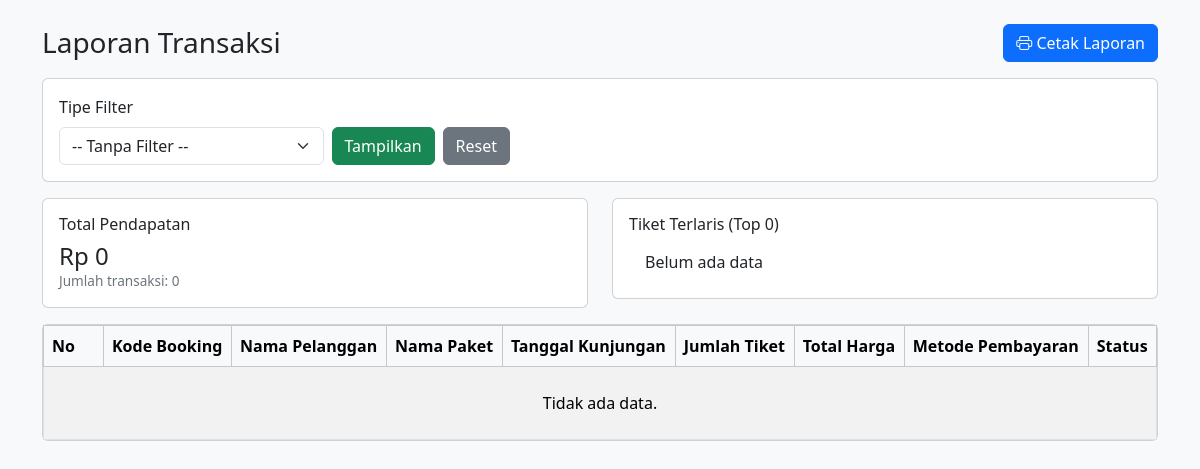
The page /admin/halaman/laporan.php (signed in) on the database as committed earlier.
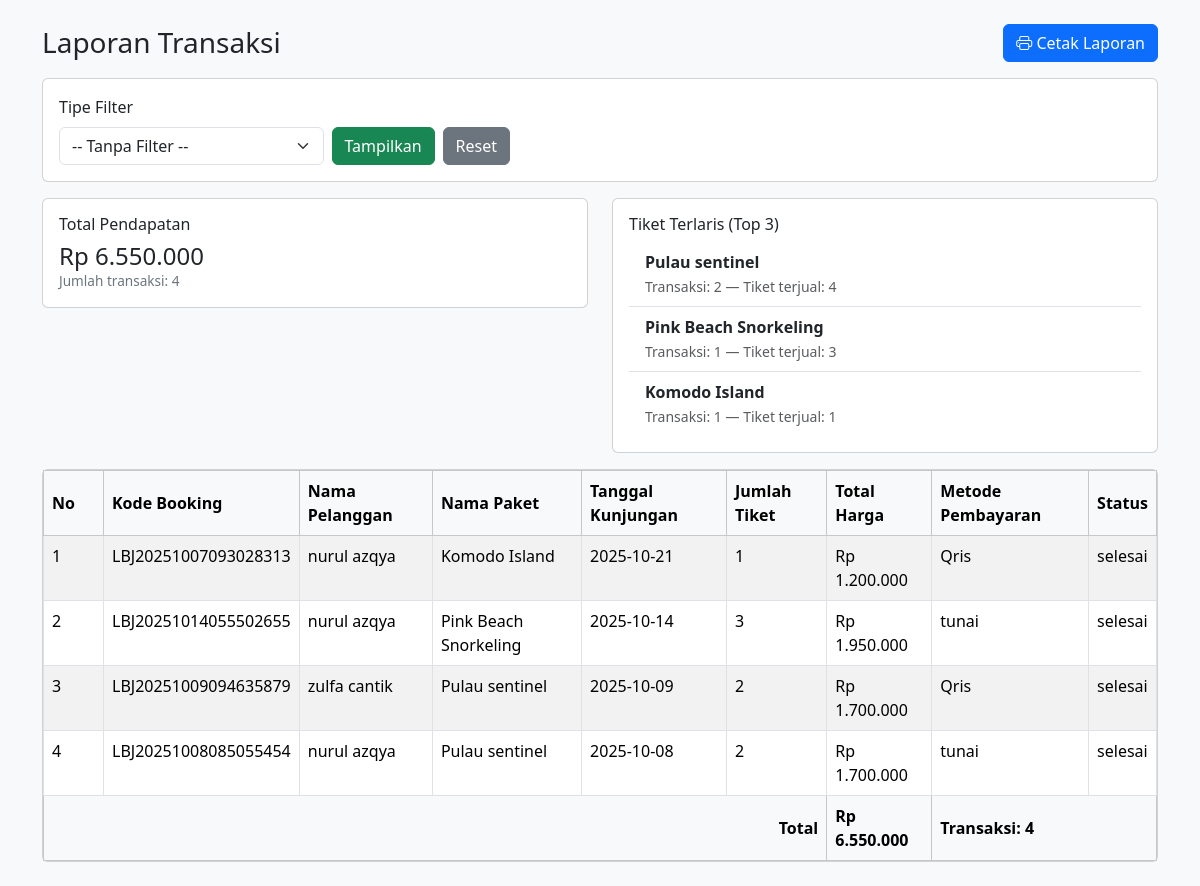
The same page on the database as committed later.
### tables this page shows
CREATE TABLE `pemesanan` (
  `id` int NOT NULL,
  `kode_booking` varchar(50) NOT NULL,
  `user_id` int NOT NULL,
  `tiket_id` int NOT NULL,
  `tanggal_kunjungan` date NOT NULL,
  `jumlah_tiket` int NOT NULL,
  `total_harga` decimal(10,2) NOT NULL,
  `status` enum('pending','dibayar','selesai','batal') DEFAULT 'pending',
  `metode_pembayaran` varchar(20) NOT NULL DEFAULT 'offline',
  `jenis` varchar(20) NOT NULL DEFAULT 'booking',
  `batas_waktu` datetime DEFAULT NULL,
  `created_at` timestamp NULL DEFAULT CURRENT_TIMESTAMP,
  `updated_at` timestamp NULL DEFAULT CURRENT_TIMESTAMP ON UPDATE CURRENT_TIMESTAMP
);

CREATE TABLE `users` (
  `id` int NOT NULL,
  `username` varchar(50) NOT NULL,
  `password` varchar(255) NOT NULL,
  `email` varchar(100) NOT NULL,
  `nama_lengkap` varchar(100) NOT NULL,
  `no_hp` varchar(15) NOT NULL,
  `profile_photo` varchar(255) DEFAULT NULL,
  `role` enum('admin','user') NOT NULL DEFAULT 'user',
  `created_at` timestamp NULL DEFAULT CURRENT_TIMESTAMP
);

CREATE TABLE `tiket` (
  `id` int NOT NULL,
  `nama_paket` varchar(100) NOT NULL,
  `deskripsi` text NOT NULL,
  `harga` decimal(10,2) NOT NULL,
  `durasi` varchar(50) NOT NULL,
  `kategori` varchar(50) NOT NULL,
  `gambar` varchar(255) NOT NULL,
  `stok` int DEFAULT '0',
  `status` enum('aktif','nonaktif') DEFAULT 'aktif',
  `fasilitas` text,
  `itinerary` text,
  `syarat` text,
  `latitude` decimal(10,6) DEFAULT NULL,
  `longitude` decimal(10,6) DEFAULT NULL,
  `created_at` timestamp NULL DEFAULT CURRENT_TIMESTAMP,
  `updated_at` timestamp NULL DEFAULT CURRENT_TIMESTAMP ON UPDATE CURRENT_TIMESTAMP
);

### admin/halaman/laporan.php (the view, shortened to what the changed rows need)
<?php
include '../../database/konek.php';
function rupiah($n) {
    return 'Rp ' . number_format($n, 0, ',', '.');
}
$where = "p.status = 'selesai'";
$sql = "SELECT p.*, u.nama_lengkap, t.nama_paket
        FROM pemesanan p
        LEFT JOIN users u ON p.user_id = u.id
        LEFT JOIN tiket t ON p.tiket_id = t.id
        WHERE $where
        ORDER BY p.tanggal_kunjungan DESC, p.created_at DESC";
$res = mysqli_query($konek, $sql);
$total_pendapatan = 0;
$total_transaksi = 0;
$rows = [];
if ($res) {
    while ($r = mysqli_fetch_assoc($res)) {
        $rows[] = $r;
        $total_pendapatan += (float)$r['total_harga'];
        $total_transaksi++;
    }
}
$sql_top = "SELECT p.tiket_id, t.nama_paket, SUM(p.jumlah_tiket) AS total_terjual, COUNT(*) AS transaksi
            FROM pemesanan p
            LEFT JOIN tiket t ON p.tiket_id = t.id
            WHERE p.status = 'selesai'
            GROUP BY p.tiket_id
            ORDER BY total_terjual DESC
            LIMIT 5";
$res_top = mysqli_query($konek, $sql_top);
$top_list = [];
if ($res_top) {
    while ($r = mysqli_fetch_assoc($res_top)) {
        $top_list[] = $r;
    }
}
?>
<!doctype html>
<html lang="id">
<head>
    <link href="https://cdn.jsdelivr.net/npm/bootstrap@5.3.2/dist/css/bootstrap.min.css" rel="stylesheet">
    <link rel="stylesheet" href="https://cdn.jsdelivr.net/npm/bootstrap-icons@1.10.5/font/bootstrap-icons.css">
</head>
<body class="bg-light">
<div class="container my-4">
    <div class="row mb-3">
        <div class="col-md-6">
            <div class="card">
                <div class="card-body">
                    <h6>Total Pendapatan</h6>
                    <h4 class="mb-0"><?= rupiah($total_pendapatan) ?></h4>
                    <p class="small-muted mb-0">Jumlah transaksi: <?= $total_transaksi ?></p>
                </div>
            </div>
        </div>
        <div class="col-md-6">
            <div class="card">
                <div class="card-body">
                    <h6>Tiket Terlaris (Top <?= count($top_list) ?>)</h6>
                    <ul class="list-group list-group-flush">
                        <?php if (count($top_list) === 0): ?>
                            <li class="list-group-item">Belum ada data</li>
                        <?php else: ?>
                            <?php foreach ($top_list as $t): ?>
                                <li class="list-group-item d-flex justify-content-between align-items-center">
                                    <div>
                                        <strong><?= htmlspecialchars($t['nama_paket'] ?: '—') ?></strong><br>
                                        <small class="text-muted">Transaksi: <?= $t['transaksi'] ?> — Tiket terjual: <?= $t['total_terjual'] ?></small>
                                    </div>
                                </li>
                            <?php endforeach; ?>
                        <?php endif; ?>
                    </ul>
                </div>
            </div>
        </div>
    </div>
    <div class="card mb-4">
        <div class="card-body p-0">
            <div class="table-responsive">
                <table class="table table-striped table-bordered mb-0">
                    <thead class="table-light">
                        <tr>
                            <th style="width:60px">No</th>
                            <th>Kode Booking</th>
                            <th>Nama Pelanggan</th>
                            <th>Nama Paket</th>
                            <th>Tanggal Kunjungan</th>
                            <th>Jumlah Tiket</th>
                            <th>Total Harga</th>
                            <th>Metode Pembayaran</th>
                            <th>Status</th>
                        </tr>
                    </thead>
                    <tbody>
                        <?php if (count($rows) === 0): ?>
                            <tr><td colspan="9" class="text-center py-4">Tidak ada data.</td></tr>
                        <?php else: ?>
                            <?php $no=1; foreach ($rows as $r): ?>
                                <tr>
                                    <td><?= $no++ ?></td>
                                    <td><?= htmlspecialchars($r['kode_booking']) ?></td>
                                    <td><?= htmlspecialchars($r['nama_lengkap'] ?: '-') ?></td>
                                    <td><?= htmlspecialchars($r['nama_paket'] ?: '-') ?></td>
                                    <td><?= htmlspecialchars($r['tanggal_kunjungan']) ?></td>
                                    <td><?= (int)$r['jumlah_tiket'] ?></td>
                                    <td><?= rupiah($r['total_harga']) ?></td>
                                    <td><?= htmlspecialchars($r['metode_pembayaran']) ?></td>
                                    <td><?= htmlspecialchars($r['status']) ?></td>
                                </tr>
                            <?php endforeach; ?>
                        <?php endif; ?>
                    </tbody>
                    <?php if (count($rows) > 0): ?>
                        <tfoot class="table-light">
                            <tr>
                                <th colspan="6" class="text-end">Total</th>
                                <th><?= rupiah($total_pendapatan) ?></th>
                                <th colspan="2">Transaksi: <?= $total_transaksi ?></th>
                            </tr>
                        </tfoot>
                    <?php endif; ?>
                </table>
            </div>
        </div>
    </div>
</div>
</body>
</html>

Rows that differ between the two databases and show on the page:
added pemesanan: kode_booking "LBJ20251007093028313", user.nama_lengkap "nurul azqya", tiket.nama_paket "Komodo Island", tanggal_kunjungan "2025-10-21", jumlah_tiket "1", total_harga "Rp 1.200.000", metode_pembayaran "Qris", status "selesai"
added pemesanan: kode_booking "LBJ20251014055502655", user.nama_lengkap "nurul azqya", tiket.nama_paket "Pink Beach Snorkeling", tanggal_kunjungan "2025-10-14", jumlah_tiket "3", total_harga "Rp 1.950.000", metode_pembayaran "tunai", status "selesai"
added pemesanan: kode_booking "LBJ20251009094635879", user.nama_lengkap "zulfa cantik", tiket.nama_paket "Pulau sentinel", tanggal_kunjungan "2025-10-09", jumlah_tiket "2", total_harga "Rp 1.700.000", metode_pembayaran "Qris", status "selesai"
added pemesanan: kode_booking "LBJ20251008085055454", user.nama_lengkap "nurul azqya", tiket.nama_paket "Pulau sentinel", tanggal_kunjungan "2025-10-08", jumlah_tiket "2", total_harga "Rp 1.700.000", metode_pembayaran "tunai", status "selesai"
Other text that changed with them:
rupiah($total_pendapatan): "Rp 0" → "Rp 6.550.000"
$total_transaksi: "0" → "4"
count($top_list): "0" → "3"
rupiah($total_pendapatan): (not shown) → "Rp 6.550.000"
$total_transaksi: (not shown) → "4"
new list line: "Pulau sentinel Transaksi: 2 — Tiket terjual: 4"
new list line: "Pink Beach Snorkeling Transaksi: 1 — Tiket terjual: 3"
new list line: "Komodo Island Transaksi: 1 — Tiket terjual: 1"
text no longer shown: "Belum ada data Tidak ada data."
text now shown: "Total Transaksi:"
